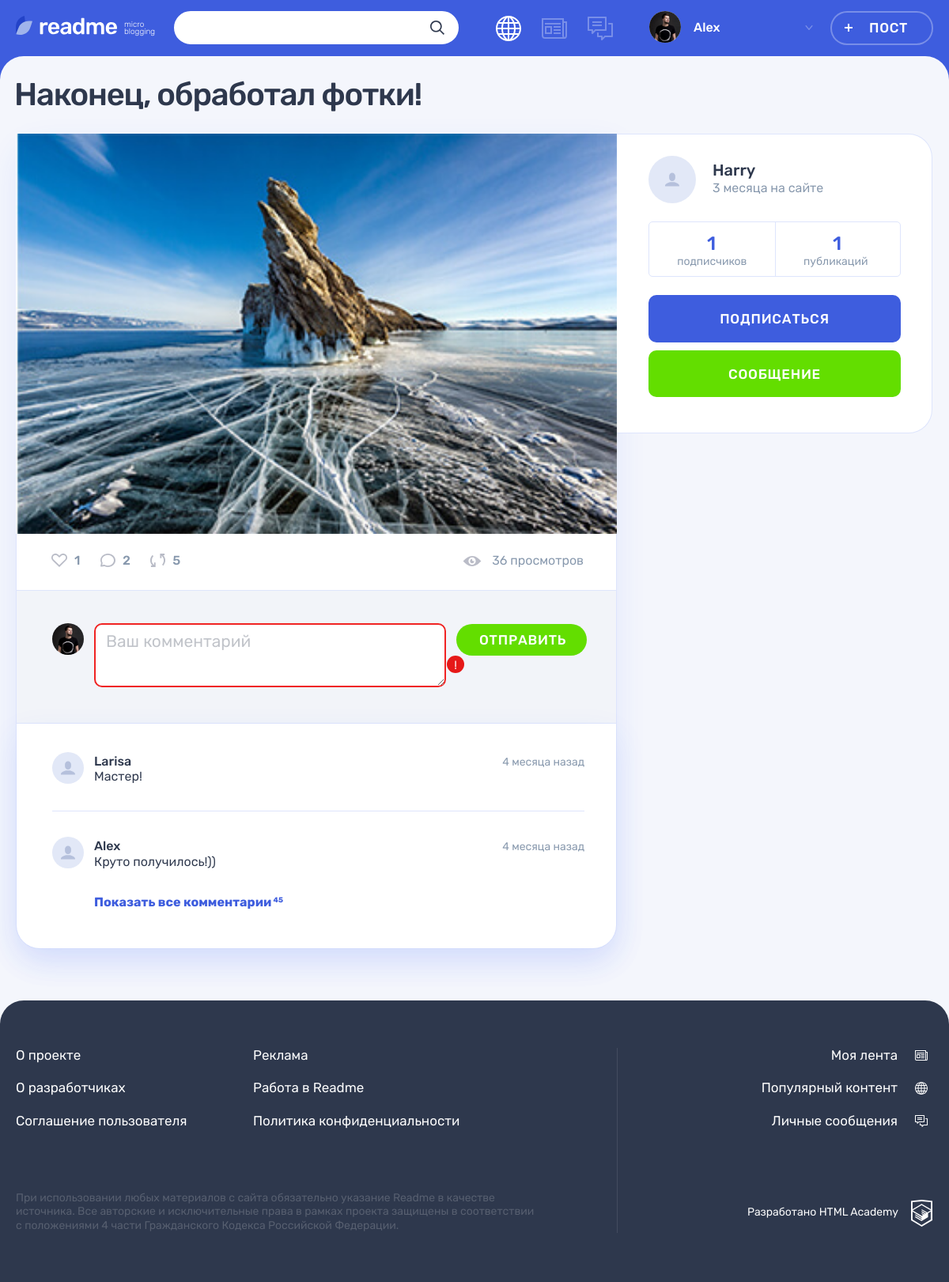
Screenshot of /post.php?id=3 with the database file from the repository.
### tables this page shows
CREATE TABLE users (
  id INT AUTO_INCREMENT PRIMARY KEY,
  date_registration DATETIME NOT NULL,
  email CHAR(128) NOT NULL UNIQUE,
  login CHAR(128) NOT NULL UNIQUE,
  password CHAR(128) NOT NULL,
  avatar_url TINYTEXT
);

CREATE TABLE posts (
  id INT AUTO_INCREMENT PRIMARY KEY,
  date_create DATETIME NOT NULL,
  title VARCHAR(128) NOT NULL,
  text_content TEXT,
  quote_author TINYTEXT,
  image_url TINYTEXT,
  video_url TINYTEXT,
  link TINYTEXT,
  view_number INT DEFAULT 0,
  user_id INT,
  type_id INT,
  FOREIGN KEY (user_id) REFERENCES users (id),
  FOREIGN KEY (type_id) REFERENCES type_contents (id)
);

CREATE TABLE comments (
  id INT AUTO_INCREMENT PRIMARY KEY,
  date_create DATETIME NOT NULL,
  content VARCHAR(128) NOT NULL,
  user_id INT,
  post_id INT,
  FOREIGN KEY (user_id) REFERENCES users (id),
  FOREIGN KEY (post_id) REFERENCES posts (id)
);

### templates/post-details.php (the view, shortened to what the rows shown need)
<main class="page__main page__main--publication">
    <div class="container">
        <h1 class="page__title page__title--publication"><?= $info['title']; ?></h1>
        <section class="post-details">
            <div class="post-details__wrapper post-<?= $info['post_type']; ?>">
                <div class="post-details__main-block post post--details">
                    <?php if (isset($post)) : ?>
                        <?=$post; ?>
                    <?php endif; ?>
                    <div class="comments">
                        <div class="comments__list-wrapper">
                            <?php if ($comments) :?>
                            <ul class="comments__list">
                            <?php foreach($comments as $key => $value) :?>
                                <li class="comments__item user">
                                    <div class="comments__avatar">
                                    </div>
                                    <div class="comments__info">
                                        <div class="comments__name-wrapper">
                                            <a class="comments__user-name" href="#">
                                                <span><?=$value['login'];?></span>
                                            </a>
                                            <time class="comments__time" datetime="<?=$value['date_create'];?>"><?=$value['relative_time'];?></time>
                                        </div>
                                        <p class="comments__text">
                                            <?=$value['content'];?>
                                        </p>
                                    </div>
                                </li>
                            <?php endforeach;?>
                            </ul>
                            <?php else :?>
                                <p>Комментариев пока нет</p>
                            <?php endif ;?>
                        </div>
                    </div>
                </div>
                <div class="post-details__user user">
                    <div class="post-details__user-info user__info">
                        <div class="post-details__name-wrapper user__name-wrapper">
                            <a class="post-details__name user__name" href="#">
                                <span><?=$info['login'];?></span>
                            </a>
                        </div>
                    </div>
                </div>
            </div>
        </section>
    </div>
</main>

### templates/image.php
<div class="post-details__image-wrapper post-photo__image-wrapper">
    <img src="<?=$post['image_url']?>" alt="Фото от пользователя" width="760" height="507">
</div>

### templates/layout.php (shortened to what the rows shown need)
<!DOCTYPE html>
<html lang="ru">
<head>
    <link rel="stylesheet" href="css/main.css">
</head>
<body class="page">
<header class="header">
    <div class="header__wrapper container">
        <div class="header__nav-wrapper">
            <?php if ($is_auth === 1):?>
                <nav class="header__nav">
                    <ul class="header__my-nav">
                        <li class="header__my-page header__my-page--popular">
                            <a class="header__page-link header__page-link--active" title="Популярный контент">
                            </a>
                        </li>
                        <li class="header__my-page header__my-page--feed">
                            <a class="header__page-link" href="feed.html" title="Моя лента">
                            </a>
                        </li>
                        <li class="header__my-page header__my-page--messages">
                            <a class="header__page-link" href="messages.html" title="Личные сообщения">
                            </a>
                        </li>
                    </ul>
                    <ul class="header__user-nav">
                        <li class="header__profile">
                            <a class="header__profile-link" href="#">
                                <div class="header__avatar-wrapper">
                                    <img class="header__profile-avatar" src="img/userpic-medium.jpg" alt="Аватар профиля">
                                </div>
                                <div class="header__profile-name">
                                    <span>
                                        <?=$user_name;?>
                                    </span>
                                    <svg class="header__link-arrow" width="10" height="6">
                                        <use xlink:href="#icon-arrow-right-ad"></use>
                                    </svg>
                                </div>
                            </a>
                        </li>
                        <li>
                            <a class="header__post-button button button--transparent" href="adding-post.html">Пост</a>
                        </li>
                    </ul>
                </nav>
            <?php endif;?>
        </div>
    </div>
</header>
    <?=$content;?>
</body>
</html>

### rows the page displays
users: login "Alex"
posts: title "Наконец, обработал фотки!", image_url (picture), user.login "Harry"
comments: user.login "Larisa", relative_time "4 месяца назад", content "Мастер!"
comments: user.login "Alex", relative_time "4 месяца назад", content "Круто получилось!))"

### other values shown
$likes_count "1"
$comments_count "2"
$info['view_number'] "36 просмотров"
$info['duration_on_site'] "3 месяца на сайте"
$info['subscribers_count'] "1"
$info['publications_count'] "1"
